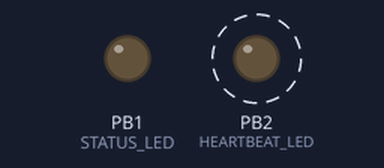
Recording of a program running on a simulated ATmega328P, built with avr-gcc and emulated at 16 MHz (the files do not name the chip). Shown: output pins drawn as LEDs (lit = HIGH). Dashed ring = blinking.

Above: at 0.2 s.
At 3.7 s:
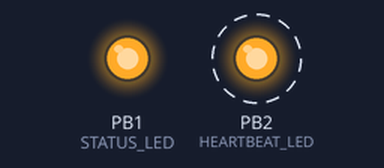
Timing chart, 0 to 5.2 s (numbered marks = the images above):
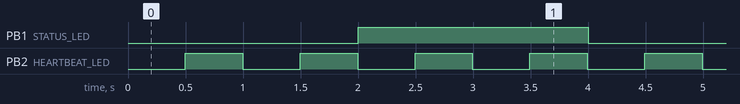

The program:

main.c
```c
#define F_CPU 16000000UL

#include <avr/io.h>
#include <avr/interrupt.h>
#include <stdint.h>
#include "timer_1.h"
#include "timer_2.h"

#define STATUS_LED PB1
#define HEARTBEAT_LED PB2

volatile uint8_t t2_tick = 0;

ISR(TIMER1_COMPA_vect)  // 2sec

{

  PORTB ^= (1 << STATUS_LED);
}

ISR(TIMER2_COMPA_vect)  // 500ms

{

  t2_tick++;
  if (t2_tick >= 50)

  {

    t2_tick = 0;
    PORTB ^= (1 << HEARTBEAT_LED);
  }
}

int main(void) {

  DDRB |= (1 << STATUS_LED) | (1 << HEARTBEAT_LED);  // out

  timer1_init(2000); /* 2 second interrupt */
  timer2_init();     /* 10ms interrupt */

  while (1)

  {
  }
}
```

time_1.c
```c
#include <avr/io.h>
#include <avr/interrupt.h>

void timer1_init(uint16_t ms)
{
    uint32_t count;

    TCCR1A = 0;
    TCCR1B = 0;

    TCCR1B |= (1<<WGM12);

    count = ((16000000UL/1024) * ms)/1000;

    OCR1A = count - 1;

    TIMSK1 |= (1<<OCIE1A);

    TCCR1B |= (1<<CS10)|(1<<CS12);

    sei();
}
```

timer_1.h
```c
#ifndef TIMER_H
#define TIMER_H

void timer1_init(uint16_t ms);

#endif
```

timer_2.c
```c
#include <avr/io.h>
#include <avr/interrupt.h>

void timer2_init(void) {
  TCCR2A = 0;
  TCCR2B = 0;
  /* CTC Mode */
  TCCR2A |= (1 << WGM21);
  OCR2A = 155; // time for 10 ms
  /* Enable Compare Match Interrupt */
  TIMSK2 |= (1 << OCIE2A);
  /* Prescaler = 1024 */
  TCCR2B |= (1 << CS22) | (1 << CS21) | (1 << CS20);

  sei();
}
```

timer_2.h
```c
#ifndef TIMER2_H
#define TIMER2_H

#include <stdint.h>

void timer2_init(void);

#endif
```

Measured:
- by itself, PB1 (STATUS_LED): alternates HIGH for 2.0 s and LOW for 2.0 s
- by itself, PB2 (HEARTBEAT_LED): alternates HIGH for 0.50 s and LOW for 0.50 s
